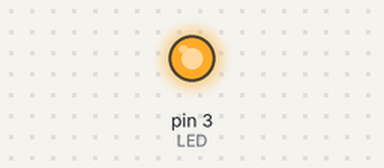
The sketch below on a simulated Arduino Uno, built with avr-gcc and run on an emulated ATmega328P. Parts: output pins drawn as LEDs (lit = HIGH). What the sketch prints to the serial monitor is not drawn.

Above: at 1.0 s.
At 5.5 s:
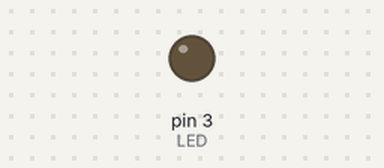
Timing chart, 0 to 6.9 s (numbered marks = the images above):
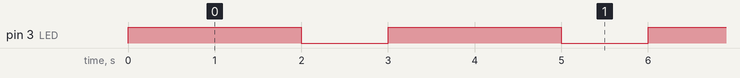

Measured:
- by itself, pin 3 (LED): alternates HIGH for 2.0 s and LOW for 1.0 s

The sketch:

MT_blink.ino
```cpp
/*
 * PROJECT 2 - MTduino Blink
 * Created: 2018-04-13
 * Version 1.0
 * Author: Yadia Colindres .   Github: @yadia
 *
 * Description:
 * Blink MTduin LED Light
 */

 #include <Arduino.h>
 int LED = 3;  //MTduino LED pin D3


void setup() {
 Serial.begin(9600);
 pinMode(LED, OUTPUT);
 Serial.println("Hello World!");
}

void loop() {
 digitalWrite(LED, HIGH);
 delay(2000);
 digitalWrite(LED, LOW);
 delay(1000);
}
```
